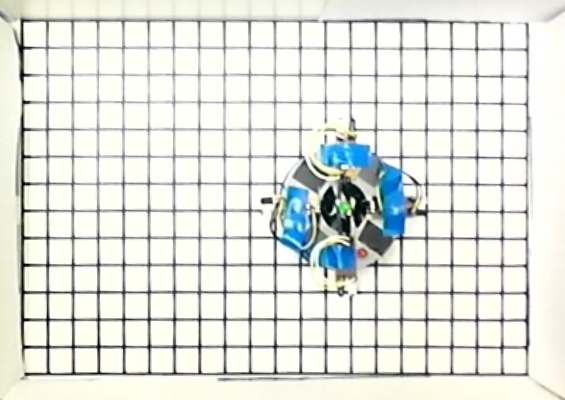
#> input picture master-script/content/frame.jpg, 565 x 400 px
$ python -i functions.py   (imports and definitions only)
#> lines starting #> are read from the running program, lines starting #| are printed output that depends on the picture; after the words box and inside, x2 and y2 are one past the last pixel; in counts of white or black regions, pixels touching at a corner belong together
import cv2
import numpy as np
import math
import matplotlib.pyplot as plt
import shapely
from shapely.geometry import LineString, Point, Polygon
import time
from scipy import spatial
import os


## GENERAL FUNCTIONS :

# [103 lines left out: functions nb_show, nb_show_n, take_pic, take_pic_undist, get_bounding_box, crop and 1 more, not called in this run]

## LINE + GRID FINDING FUNCTIONS :

class HoughBundler:
    def __init__(self,min_distance=5,min_angle=2):
        self.min_distance = min_distance
        self.min_angle = min_angle

    def get_orientation(self, line):
        orientation = math.atan2(abs((line[3] - line[1])), abs((line[2] - line[0])))
        return math.degrees(orientation)

    # [108 lines left out: functions check_is_line_different, distance_point_to_line, get_distance, merge_lines_into_groups, merge_line_segments, process_lines, not called in this run]


    def denoise(self, noisy):
      kernel1 = np.array([[0, 0, 0],
                        [0, 1, 0],
                        [0, 0, 0]], np.uint8)
      kernel2 = np.array([[1, 1, 1],
                          [1, 0, 1],
                          [1, 1, 1]], np.uint8)
      hitormiss1 = cv2.morphologyEx(noisy, cv2.MORPH_ERODE, kernel1)
      hitormiss2 = cv2.morphologyEx(cv2.bitwise_not(noisy), cv2.MORPH_ERODE, kernel2)
      hitormiss = cv2.bitwise_and(hitormiss1, hitormiss2)
      hitormiss_comp = cv2.bitwise_not(hitormiss)
      clean = cv2.bitwise_and(noisy, noisy, mask=hitormiss_comp)
      return clean

    def preprocessing(self, img_in):
      blur = cv2.GaussianBlur(img_in,(3,3),0)
      threshold = cv2.adaptiveThreshold(blur,255,cv2.ADAPTIVE_THRESH_MEAN_C,cv2.THRESH_BINARY,3,2)
      threshold = cv2.bitwise_not(threshold)
      threshold = self.denoise(threshold)
      kernel = np.ones((3,3))
      img_out = cv2.dilate(threshold, kernel, iterations=1)
      return img_out

# [102 lines left out: functions linesSort, get_equation, intersection, closest_node, lines_to_grid, lines_to_grid_2 and 3 more, not called in this run]

## CLASSES FOR STORING DATAS (POSITION OF ROBOT, GRID, SENSORS ORIENTATIONS ... ) :

class Grid:
  # [25 lines left out: functions __init__, find_closest_node, find_closest_node_2, not called in this run]

  def calculate_boundaries(self):
    return LineString([Point((0,0)), Point(self.x_max, 0), Point(self.x_max, self.y_max), Point(0, self.y_max), Point(0, 0)])

class Sensor:
  # [5 lines left out: function __init__, not called in this run]

  # def setMeasure(self,meas):
  #   self.measure = meas

  def setRay(self,ray):
    self.ray = ray

class Robot:
  # [22 lines left out: functions __init__, calculate_distances, not called in this run]

import pandas as pd

# Code from :
# https://stackoverflow.com/questions/10948589
# and https://stackoverflow.com/questions/30331944

# [164 lines left out: functions red_blob_extract, green_blob_extract, extract_points, angle_leds, rays_calculations, add_data_to_csv and 2 more, not called in this run]

>>> import cv2
>>> picture = cv2.imread('content/frame.jpg', cv2.IMREAD_GRAYSCALE)
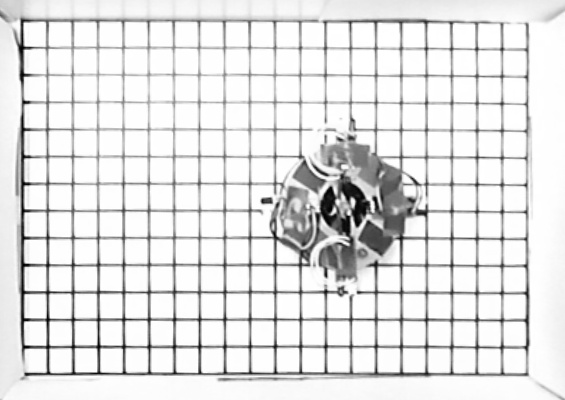
#> picture: shape (400, 565); min 0, max 255, mean 225.7
>>> result = HoughBundler().preprocessing(picture)
#> in preprocessing, `threshold = cv2.adaptiveThreshold(blur,255,cv2.ADAPTIVE_THRESH_MEAN_C,..`:
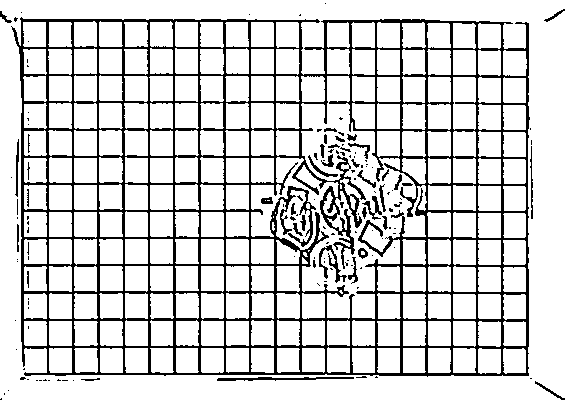
#> threshold: shape (400, 565); 83.4% white; black in thin lines or dots
#> in preprocessing, `threshold = cv2.bitwise_not(threshold)`: threshold: shape (400, 565); 16.6% white in thin lines or dots
#> in denoise, `hitormiss2 = cv2.morphologyEx(cv2.bitwise_not(noisy), cv2.MORPH_ERODE,..`:
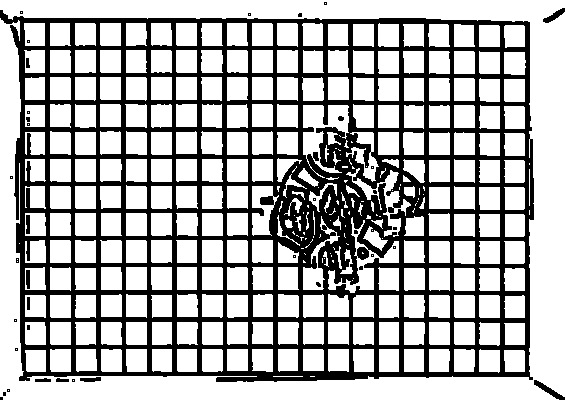
#> hitormiss2: shape (400, 565); 69.3% white; 38 black regions (27 under 20 px), largest, box (x1, y1, x2, y2) and area: (0, 10, 534, 382) 68464, (534, 380, 565, 400) 177, (543, 8, 565, 23) 128
#> in denoise, `hitormiss = cv2.bitwise_and(hitormiss1, hitormiss2)`:
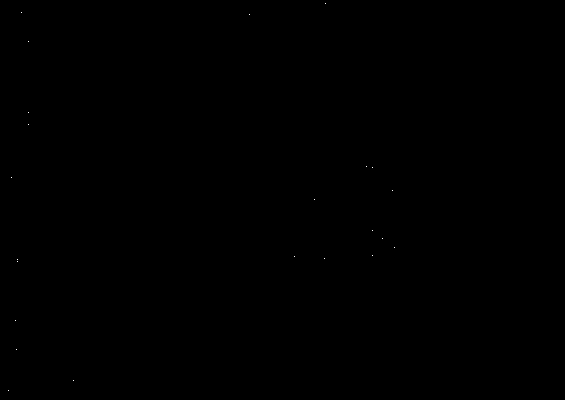
#> hitormiss: shape (400, 565); 0.01% white in thin lines or dots, all inside (x1, y1, x2, y2) = (8, 3, 395, 391)
#> in denoise, `clean = cv2.bitwise_and(noisy, noisy, mask=hitormiss_comp)`: clean: shape (400, 565); 16.5% white in thin lines or dots
#> in preprocessing, `img_out = cv2.dilate(threshold, kernel, iterations=1)`: img_out: shape (400, 565); 30.7% white; 22 white regions (10 under 20 px), largest, box (x1, y1, x2, y2) and area: (0, 10, 534, 382) 68410, (534, 380, 565, 400) 177, (543, 8, 565, 23) 128
